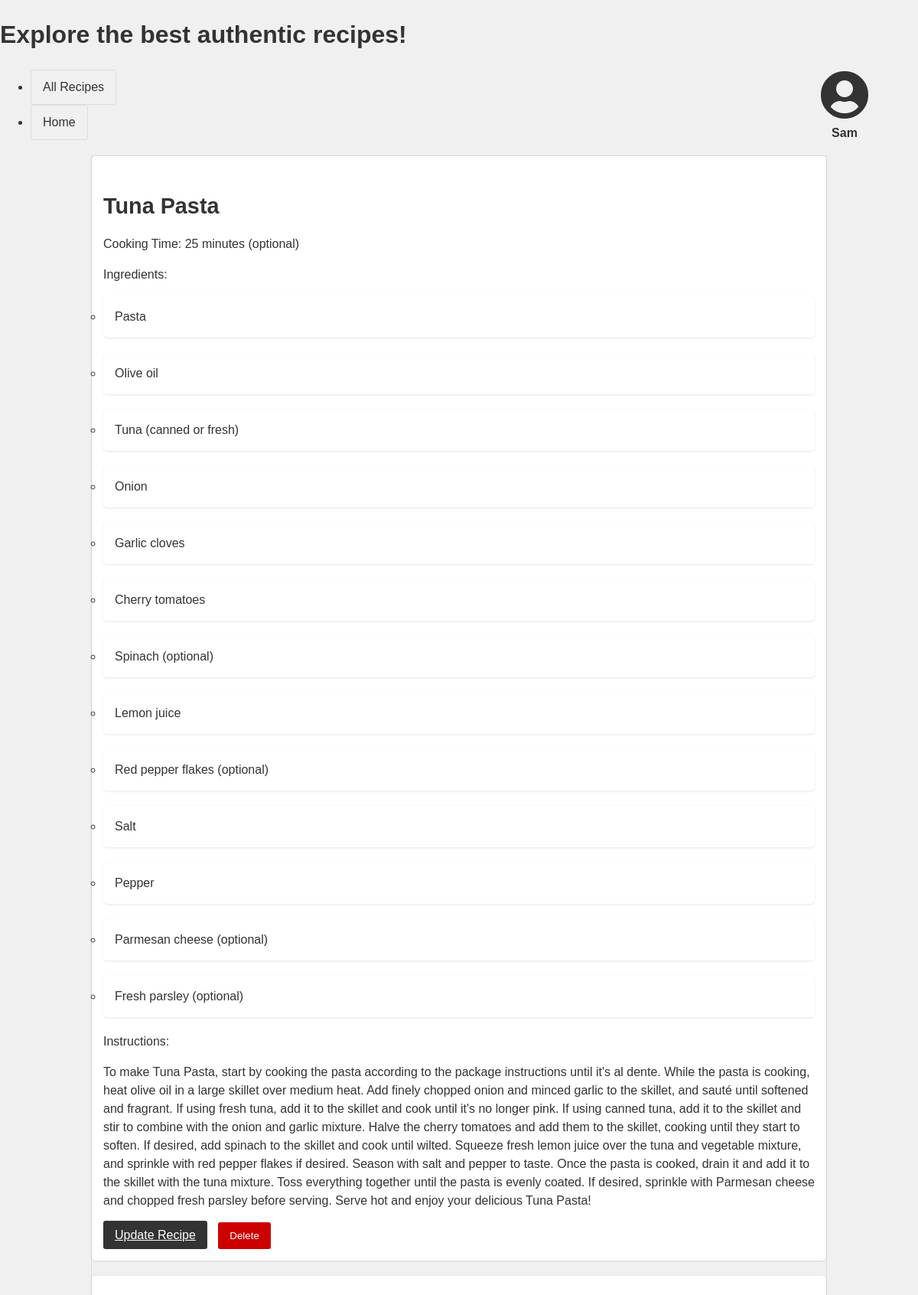
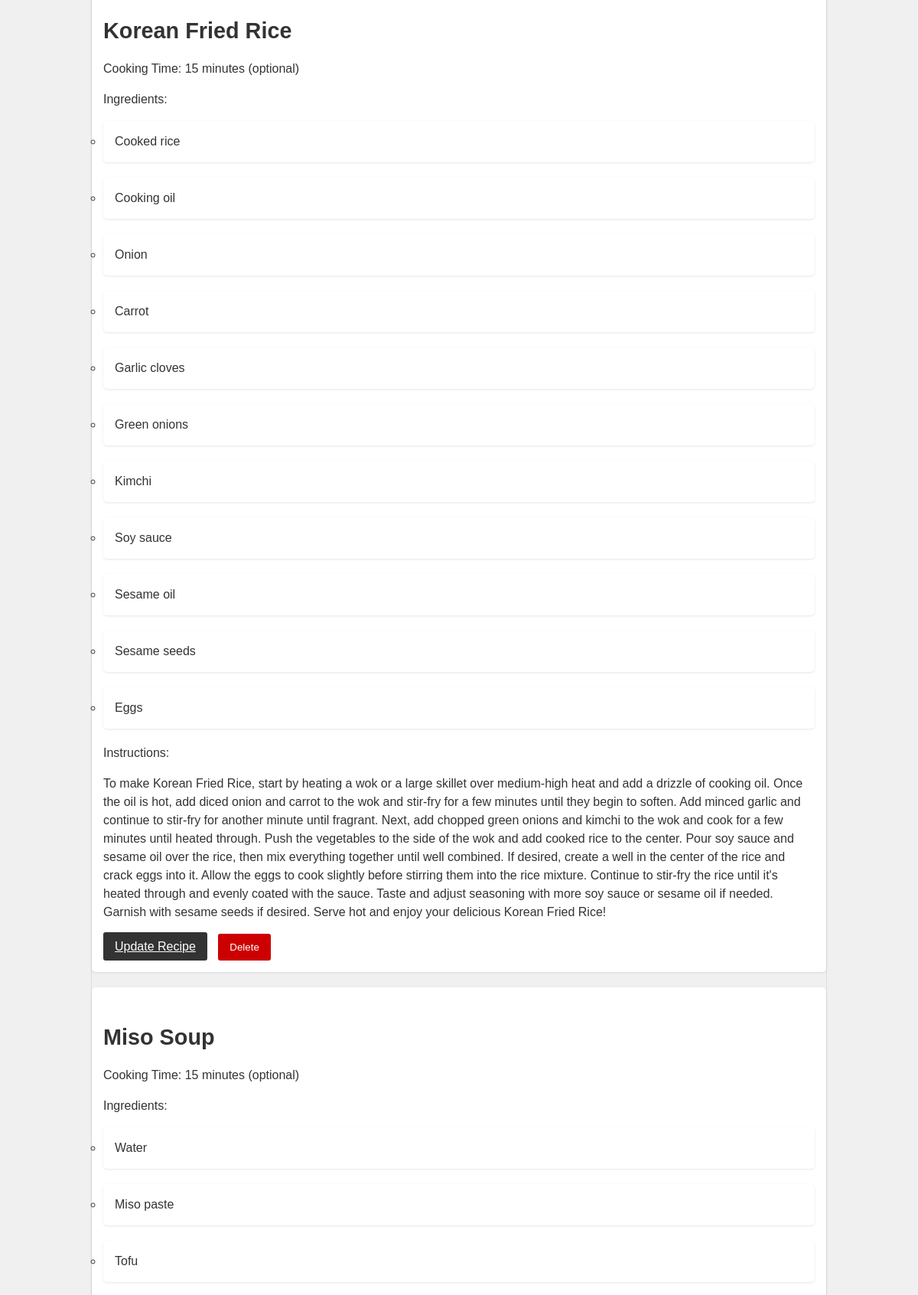
Screenshot of /all_recipes (upper part) with the database file from the repository (2 pictures, top to bottom).
### foodTwitter/app.py (models this page shows)
class Recipe(db.Model):
    recipe_id = db.Column(db.Integer, primary_key=True)
    recipe_name = db.Column(db.String(100), nullable=False)
    ingredients = db.Column(db.Text, nullable=False)
    instructions = db.Column(db.Text, nullable=False)
    cooking_time = db.Column(db.Integer, nullable=False)
    created_at = db.Column(db.TIMESTAMP, server_default=db.func.current_timestamp(), nullable=False)
    """
    Converts a Recipe object into a dictionary to make it easier to store or manipulate.

    Returns:
        dict: A dictionary representation of the Recipe object.
              Each attribute of the Recipe is mapped to a key-value pair.
    """
    def serialize(self):
        return {
            'recipe_id': self.recipe_id,
            'recipe_name': self.recipe_name,
            'ingredients': self.ingredients,
            'instructions': self.instructions,
            'cooking_time': self.cooking_time,
            'created_at': self.created_at.isoformat()  # Format timestamp as ISO-8601 to ensure consistency.
        }

### foodTwitter/app.py (the view)
@app.route('/all_recipes')
def get_recipes():
    recipes = Recipe.query.order_by(Recipe.created_at.desc()).all()
    recipe_data = [recipe.serialize() for recipe in recipes]
    return render_template('all_recipes.html', recipes=recipe_data)

### foodTwitter/templates/all_recipes.html (shortened to what this page needs)
<!DOCTYPE html>
{% extends 'base.html' %}
{% block head %}
    <h1>Explore the best authentic recipes!</h1>
{% endblock %}
{% block body %}
<ul class="recipe-list">
  {% for recipe in recipes %}
    <li>
      <h3>{{ recipe['recipe_name'] }}</h3>
      <div class="recipe-details">
        <p>Cooking Time: {{ recipe['cooking_time'] }} minutes (optional)</p>
        <p>Ingredients:</p>
        <ul class="recipe-ingredients">
          {% for ingredient in recipe['ingredients'].split(",") %}
            <li>{{ ingredient.strip() }}</li>
          {% endfor %}
        </ul>
        <p>Instructions:</p>
        <p>{{ recipe['instructions'] }}</p>
      </div>
      <div class="recipe-actions">
        <a href="{{ url_for('update_recipe', recipe_id=recipe['recipe_id']) }}" class="button update-button">Update Recipe</a>
        <form action="{{ url_for('delete_recipe', recipe_id=recipe['recipe_id']) }}" method="POST" style="display: inline-block;">
          <button type="submit" class="button delete-button" onclick="return confirm('Are you sure you want to delete this recipe?')">Delete</button>
        </form>
      </div>
    </li>
  {% endfor %}
</ul>
{% endblock %}

### foodTwitter/templates/base.html (shortened to what this page needs)
<!DOCTYPE html>
<html lang="en">
<head>
    <link rel="stylesheet" href="https://cdnjs.cloudflare.com/ajax/libs/font-awesome/5.15.4/css/all.min.css">
    <link rel="stylesheet" href="{{ url_for('static', filename='css/main.css') }}">
    {% block head %}{% endblock %}
</head>
<body>
    <header>
        <div id="avatar-container">
            <i id="avatar" class="fas fa-user-circle fa-4x"></i>
            <p class="avatar-text">Sam</p>
        </div>
        <nav>
            <ul>
                <li><a href="{{ url_for('get_recipes') }}">All Recipes</a></li>
                <li><a href="{{ url_for('index') }}">Home</a></li>
            </ul>
        </nav>
    </header>
    <main>
        {% block body %}{% endblock %}
    </main>
</body>
</html>

### foodTwitter/static/css/main.css (style rules this page uses)
body { margin: 0; font-family: sans-serif; background-color: #f0f0f0; color: #333; line-height: 1.5; }
.recipe-list { list-style: none; padding: 0; margin: 20px auto; width: 80%; border: 1px solid #ddd; }
.recipe-list li { margin-bottom: 20px; padding: 15px; background-color: #fff; border-radius: 5px; box-shadow: 0 1px 3px rgba(0, 0, 0, 0.1); }
h3 { font-size: 1.8em; margin-bottom: 10px; }
.recipe-ingredients, .recipe-instructions { padding: 0; margin: 0; }
.button { background-color: #333; color: #fff; border: none; padding: 10px 15px; border-radius: 3px; cursor: pointer; }
.update-button { margin-right: 10px; }
.delete-button { background-color: #cc0000; }
nav li a { display: inline-block; padding: 10px 15px; border: 1px solid #ddd; border-radius: 3px; text-decoration: none; color: #333; }
header { position: relative; }
#avatar-container { position: absolute; top: 1px; right: 1px; text-align: center; }
#avatar { width: 190px; height: 60px; border-radius: 50%; margin-bottom: 10px; }
.avatar-text { font-size: 16px; margin: 0; font-family: sans-serif; font-weight: bold; }

### rows the page displays
Recipe: recipe_name "Tuna Pasta", cooking_time "25", strip "Pasta" "Olive oil" "Tuna (canned or fresh)" "Onion" "Garlic cloves" "Cherry tomatoes" "Spinach (optional)" "Lemon juice" "Red pepper flakes (optional)" "Salt" "Pepper" "Parmesan cheese (optional)" "Fresh parsley (optional)", instructions "To make Tuna Pasta, start by cooking the pasta according to the package instructions until it's al dente. While the pasta is cooking, heat olive oil in a large skillet over medium heat. Add finely chopped onion and minced garlic to the skillet, and sauté until softened and fragrant. If using fresh tuna, add it to the skillet and cook until it's no longer pink. If using canned tuna, add it to the skillet and stir to combine with the onion and garlic mixture. Halve the cherry tomatoes and add them to the skillet, cooking until they start to soften. If desired, add spinach to the skillet and cook until wilted. Squeeze fresh lemon juice over the tuna and vegetable mixture, and sprinkle with red…"
Recipe: recipe_name "Korean Fried Rice", cooking_time "15", strip "Cooked rice" "Cooking oil" "Onion" "Carrot" "Garlic cloves" "Green onions" "Kimchi" "Soy sauce" "Sesame oil" "Sesame seeds" "Eggs", instructions "To make Korean Fried Rice, start by heating a wok or a large skillet over medium-high heat and add a drizzle of cooking oil. Once the oil is hot, add diced onion and carrot to the wok and stir-fry for a few minutes until they begin to soften. Add minced garlic and continue to stir-fry for another minute until fragrant. Next, add chopped green onions and kimchi to the wok and cook for a few minutes until heated through. Push the vegetables to the side of the wok and add cooked rice to the center. Pour soy sauce and sesame oil over the rice, then mix everything together until well combined. If desired, create a well in the center of the rice and crack eggs into it. Allow the eggs to cook…"
Recipe: recipe_name "Miso Soup", cooking_time "15", strip "Water" "Miso paste" "Tofu"
